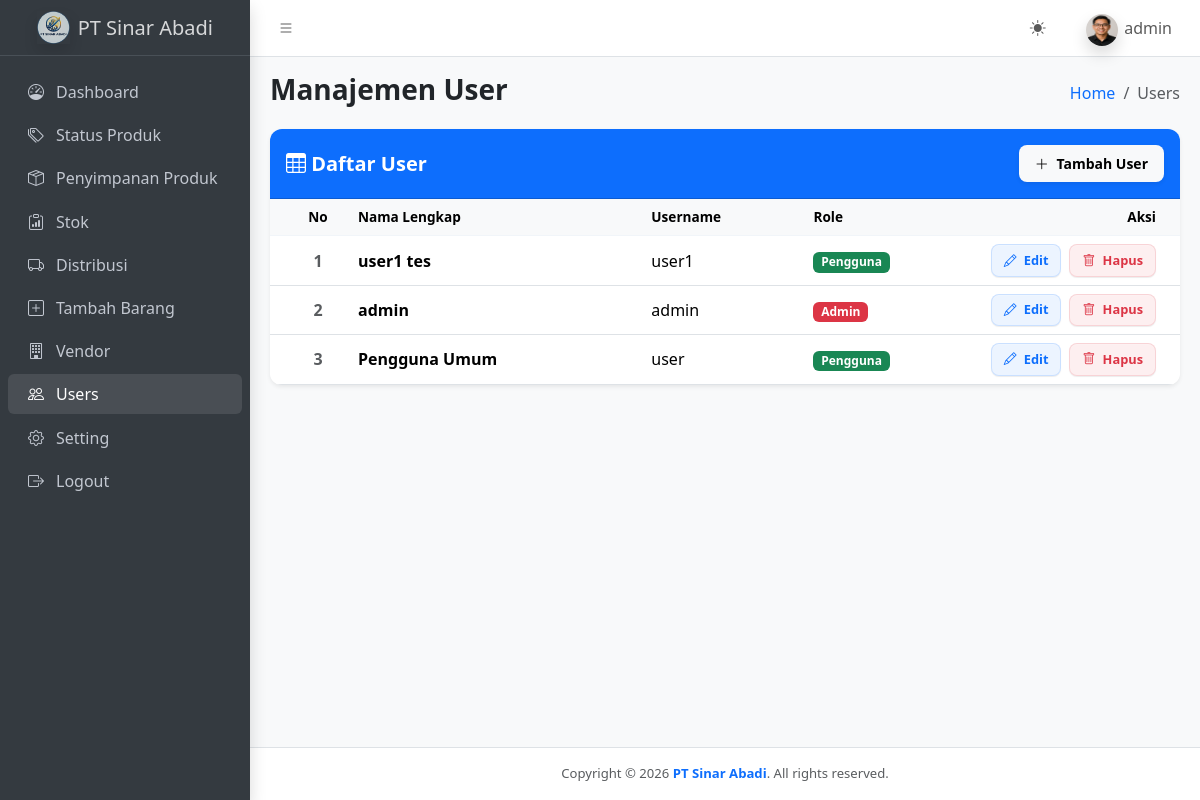
The app's page /users.php (signed in) with its own data.
### tables this page shows
CREATE TABLE `users` (
  `id` int(11) NOT NULL AUTO_INCREMENT,
  `username` varchar(50) NOT NULL,
  `password` varchar(255) NOT NULL,
  `nama_lengkap` varchar(100) DEFAULT NULL,
  `email` varchar(100) DEFAULT NULL,
  `foto` varchar(255) DEFAULT NULL,
  `role` enum('admin','pengguna') NOT NULL DEFAULT 'pengguna',
  `created_at` timestamp NOT NULL DEFAULT current_timestamp(),
  PRIMARY KEY (`id`)
);

### users.php (the view, shortened to what this page needs)
<?php
include 'koneksi.php';
$users = mysqli_query($koneksi, "SELECT id, username, nama_lengkap, role FROM users ORDER BY id DESC");
include __DIR__ . '/components/head.php';
include __DIR__ . '/components/topbar.php';
include __DIR__ . '/components/sidebar.php';
?>
<main class="app-main">
    <div class="app-content-header">
        <div class="container-fluid">
            <div class="row">
                <div class="col-sm-6">
                    <h3 class="mb-0 fw-bold">Manajemen User</h3>
                </div>
                <div class="col-sm-6">
                    <ol class="breadcrumb float-sm-end">
                        <li class="breadcrumb-item"><a href="index.php">Home</a></li>
                        <li class="breadcrumb-item active" aria-current="page">Users</li>
                    </ol>
                </div>
            </div>
        </div>
    </div>
    <div class="app-content">
        <div class="container-fluid">
            <div class="row">
                <div class="col-12">
                    <div class="card shadow-sm border-0" style="border-radius: 12px; overflow: hidden;">
                        <div class="card-header bg-primary text-white d-flex justify-content-between align-items-center py-3">
                            <h5 class="mb-0 fw-bold"><i class="bi bi-table"></i> Daftar User</h5>
                            <button type="button" class="btn btn-light btn-sm ms-auto px-3 py-2 fw-semibold shadow-sm animate-btn" data-bs-toggle="modal" data-bs-target="#modalTambahUser" style="border-radius: 8px; border: none;">
                                <i class="bi bi-plus-lg me-1"></i> Tambah User
                            </button>
                        </div>
                        <div class="card-body p-0">
                            <div class="table-responsive">
                                <table class="table table-hover align-middle mb-0">
                                    <thead class="table-light text-secondary fw-semibold" style="font-size: 0.85rem; border-bottom: 1px solid #f1f5f9;">
                                        <tr>
                                            <th width="80" class="ps-4 text-center">No</th>
                                            <th>Nama Lengkap</th>
                                            <th>Username</th>
                                            <th>Role</th>
                                            <th width="200" class="pe-4 text-end">Aksi</th>
                                        </tr>
                                    </thead>
                                    <tbody>
                                        <?php
                                        if ($users && mysqli_num_rows($users) > 0) {
                                            $no = 1;
                                            while ($user_row = mysqli_fetch_assoc($users)) {
                                        ?>
                                            <tr>
                                                <td class="ps-4 text-center text-muted fw-semibold"><?= $no++; ?></td>
                                                <td><strong><?= htmlspecialchars($user_row['nama_lengkap'] ?? '-'); ?></strong></td>
                                                <td><?= htmlspecialchars($user_row['username']); ?></td>
                                                <td>
                                                    <span class="badge <?= $user_row['role'] === 'admin' ? 'bg-danger' : 'bg-success'; ?>">
                                                        <?= htmlspecialchars(ucfirst($user_row['role'])); ?>
                                                    </span>
                                                </td>
                                                <td class="pe-4 text-end">
                                                    <div class="d-inline-flex gap-2">
                                                        <button
                                                            type="button"
                                                            class="btn btn-edit-user-custom btn-edit-user btn-sm"
                                                            data-id="<?= $user_row['id']; ?>"
                                                            data-nama="<?= htmlspecialchars($user_row['nama_lengkap'] ?? ''); ?>"
                                                            data-username="<?= htmlspecialchars($user_row['username']); ?>"
                                                            data-role="<?= htmlspecialchars($user_row['role']); ?>">
                                                            <i class="bi bi-pencil me-1"></i> Edit
                                                        </button>
                                                        <button
                                                            type="button"
                                                            class="btn btn-hapus-user-custom btn-hapus-user btn-sm"
                                                            data-id="<?= $user_row['id']; ?>"
                                                            data-nama="<?= htmlspecialchars($user_row['username']); ?>">
                                                            <i class="bi bi-trash me-1"></i> Hapus
                                                        </button>
                                                    </div>
                                                </td>
                                            </tr>
                                        <?php
                                            }
                                        } else {
                                            echo '<tr><td colspan="5" class="text-center text-muted py-4">Belum ada user terdaftar.</td></tr>';
                                        }
                                        ?>
                                    </tbody>
                                </table>
                            </div>
                        </div>
                    </div>
                </div>
            </div>
        </div>
    </div>
</main>
<?php include __DIR__ . '/components/footer.php'; ?>

### users.php (style rules this page uses)
.btn-edit-user-custom { color: #0d6efd; background: rgba(13, 110, 253, 0.08); border: 1px solid rgba(13, 110, 253, 0.15); border-radius: 8px; font-weight: 600; font-size: 0.8rem; padding: 0.35rem 0.75rem; transition: all 0.2s ease; }
.btn-hapus-user-custom { color: #dc3545; background: rgba(220, 53, 69, 0.08); border: 1px solid rgba(220, 53, 69, 0.15); border-radius: 8px; font-weight: 600; font-size: 0.8rem; padding: 0.35rem 0.75rem; transition: all 0.2s ease; }
.animate-btn { transition: all 0.2s ease; }

### records on screen
users: nama_lengkap "user1 tes", username "user1", role "Pengguna"
users: nama_lengkap "admin", username "admin", role "Admin"
users: nama_lengkap "Pengguna Umum", username "user", role "Pengguna"

### other values on screen
$username "admin"
$appSettings['app_name'] "PT Sinar Abadi"
